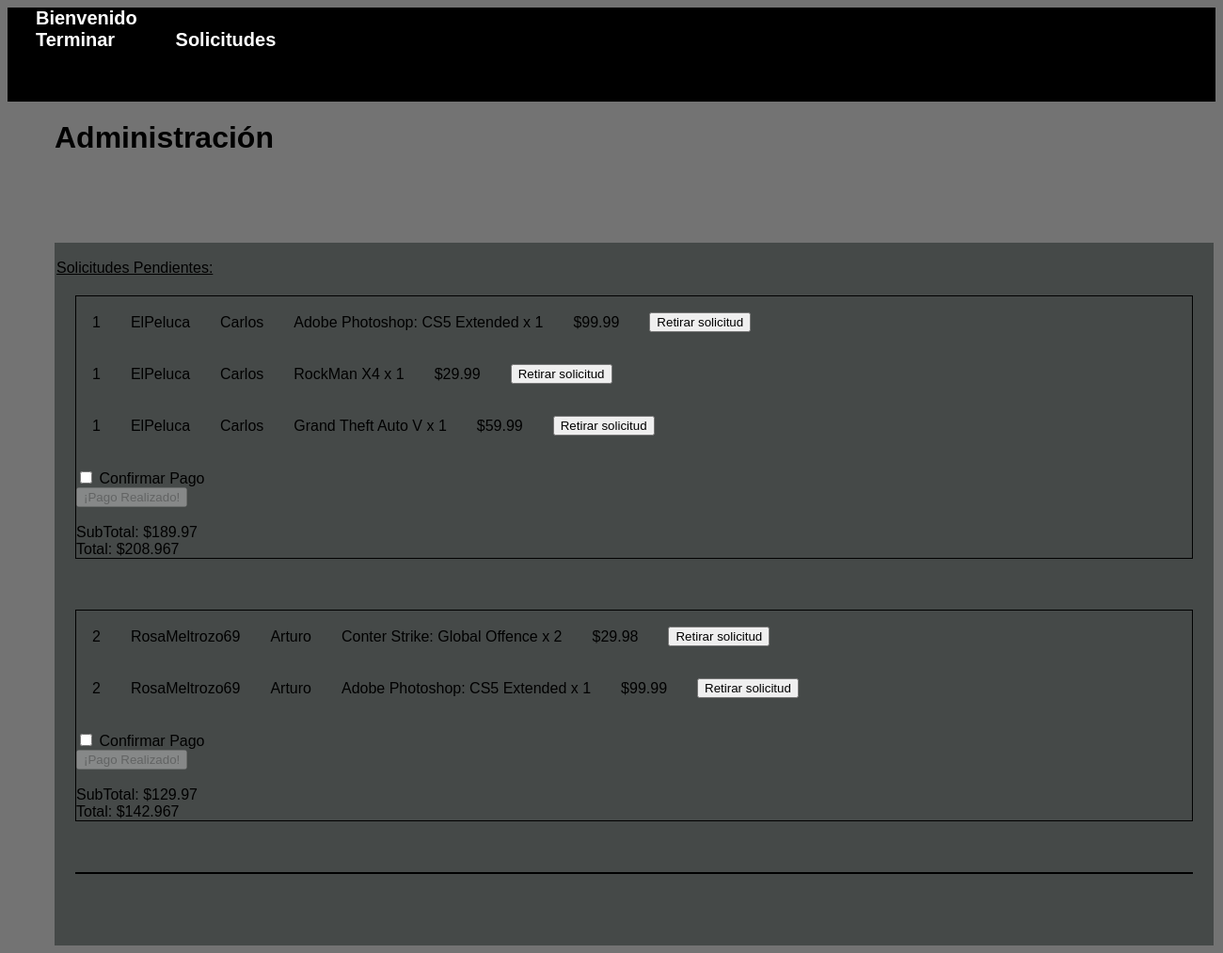
The app's page /admin/solicitudesAdmin.php (signed in) with its own data.
### tables this page shows
CREATE TABLE `information` (
  `Id` int(255) NOT NULL,
  `NombreUsuario` varchar(255) NOT NULL,
  `PrimerNombre` varchar(255) NOT NULL,
  `Correo` varchar(255) NOT NULL,
  `Password` varchar(255) NOT NULL
);

CREATE TABLE `solicitudes` (
  `Id` int(11) NOT NULL,
  `Precio` double NOT NULL,
  `IdUsuario` int(11) NOT NULL,
  `Objeto` text NOT NULL,
  `Cantidad` int(11) NOT NULL,
  `IdObjeto` int(11) NOT NULL
);

### admin/solicitudesAdmin.php (the view, shortened to what this page needs)
<!DOCTYPE html>
<html lang="es">
	<head>
		<link href="../css/pagina.css" rel="stylesheet"type="text/css">
	</head>
	<body>
		<div id="principal">
			<?php include 'seccionAdmin.php';?>
			<div id="main">
					<p>Solicitudes Pendientes:</p>
				<div id="main1">
					<?php
						$host = "localhost";
						$pw = "";
						$user = "root";
						$con = mysql_connect($host, $user, $pw) or die ("No se puede conectar con la base de datos.");
						$consult = "SELECT NombreUsuario, PrimerNombre, Id FROM information";
						$result = mysql_query($consult, $con) or die ("Error!");
						while ($fila = mysql_fetch_array($result)) {
							$Id = $fila['Id'];
							$User = $fila['NombreUsuario'];
							$Nombre = $fila['PrimerNombre'];
							$host = "localhost";
							$pw = "";
							$user = "root";
							$con = mysql_connect($host, $user, $pw) or die ("No se puede conectar con la base de datos.");
							$consult = "SELECT * FROM solicitudes WHERE IdUsuario = $Id";
							$result2 = mysql_query($consult, $con) or die ("Error!");
							$subTotal = 0.0;
							$total = 0.0;
							echo "<div class='pedidos'>";
								while ($fila2 = mysql_fetch_array($result2)) {
									$IdUnicoObjeto = $fila2['IdObjeto'];
									$objeto = $fila2['Objeto'];
									$cantidad = $fila2['Cantidad'];
									$precio = $fila2['Precio'];
									echo "<table>";
										echo "<tr>";
											echo "<td>".$Id."</td>";
											echo "<td>".$User."</td>";
											echo "<td>".$Nombre."</td>";
											echo "<td>".$objeto." x ".$cantidad."</td>";
											echo "<td>$".($precio * $cantidad)."</td>";
											echo "<form action='retirarProducto.php' id='$IdUnicoObjeto' method='post'>";
												echo "<td>";
													echo "<input type='submit' value='Retirar solicitud'>";
												echo "</td>";
											echo "</form>";
										$subTotal += ($precio * $cantidad);
										$total = $subTotal +($subTotal*0.10);
										echo "</tr>";
									echo "</table>";
								}
								if ($total > 0) {
									echo "<br><input type='checkbox' id='confirmacion$Id' onclick='confirmacion($Id)'> Confirmar Pago<br>";
									echo "<form method='post' action='pagoRealizado.php' onsubmit='mensajeVenta()'>";
										echo "<input type='submit' value='¡Pago Realizado!' id='envio$Id' disabled>";
									echo "</form>";
									echo "<br>";
									echo "SubTotal: $".$subTotal."<br>";
									echo "Total: $".$total;
								}
							echo "</div>";
							echo"<br><br><br>";
						}
					?>
				</div>
			</div>
		</div>
	</body>
</html>

### css/pagina.css (style rules this page uses)
body { font-family: "Arial"; background-color: #737373; }
#main { background-color: #454948; border: 2px solid #454948; margin-top: 150px; margin-left: 50px; width: 1228px; }
#main1 { margin: 20px; }

### admin/solicitudesAdmin.php (style rules this page uses)
td { padding: 15px; }
.pedidos { border: 1px solid; }
p { text-decoration: underline; cursor: pointer; }

### records on screen
information: Id "1", NombreUsuario "ElPeluca", PrimerNombre "Carlos", subTotal "189.97", total "208.967"
solicitudes: Objeto "Adobe Photoshop: CS5 Extended", Cantidad "1", $precio*$cantidad "99.99"
solicitudes: Objeto "RockMan X4", Cantidad "1", $precio*$cantidad "29.99"
solicitudes: Objeto "Grand Theft Auto V", Cantidad "1", $precio*$cantidad "59.99"
information: Id "2", NombreUsuario "RosaMeltrozo69", PrimerNombre "Arturo", subTotal "129.97", total "142.967"
solicitudes: Objeto "Conter Strike: Global Offence", Cantidad "2", $precio * $cantidad "29.98"
solicitudes: Objeto "Adobe Photoshop: CS5 Extended", Cantidad "1", $precio*$cantidad "99.99"
